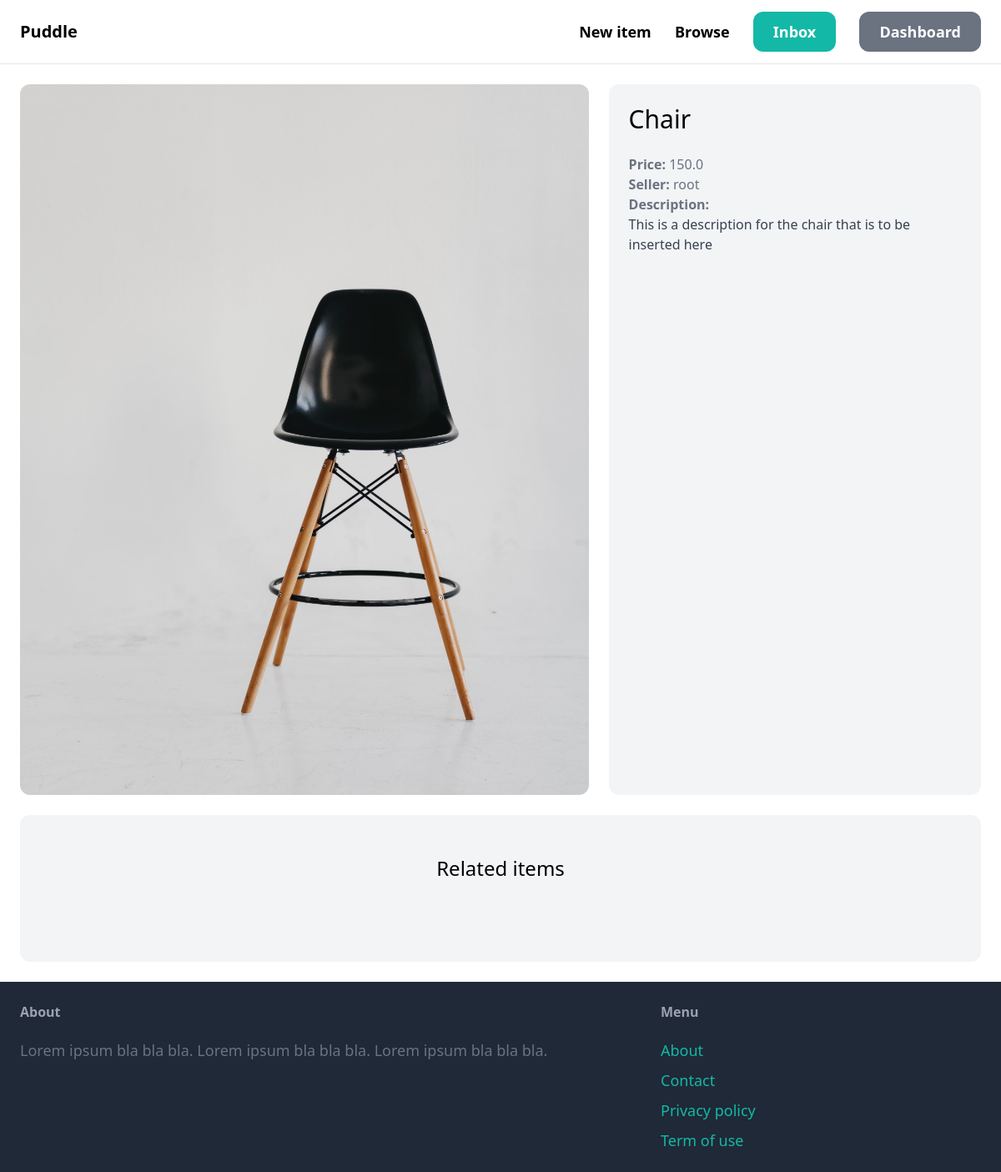
Screenshot of /items/2/ with the database file from the repository.
### item/models.py (models this page shows)
class Item(models.Model):
    name = models.CharField(max_length=255)
    description = models.TextField(blank=True, null=True)
    price = models.FloatField()
    is_sold = models.BooleanField(default=False)
    created_at = models.DateTimeField(auto_now_add=True)
    created_by = models.ForeignKey(User, related_name="items", on_delete=models.CASCADE)
    category = models.ForeignKey(Category, related_name="items",on_delete=models.CASCADE)
    image = models.ImageField(upload_to="item_images", blank=True, null=True)

### item/views.py (the view)
# urls.py: path('<int:pk>/', views.details, name="detail")
def details(request, pk):
    item = get_object_or_404(Item, pk=pk)
    related_items = Item.objects.filter(category = item.category, is_sold=False).exclude(pk=pk)[0:3]
    return render(request, 'item/detail.html', {
        'item': item,
        'related_items': related_items,
    })

### item/templates/item/detail.html (shortened to what this page needs)
{% extends 'core/base.html' %}
{% block content %}
<div class="grid grid-cols-5 gap-6">
    <div class="col-span-3">
        <img src="{{ item.image.url }}" class="rounded-xl">
    </div>
    <div class="col-span-2 p-6 bg-gray-100 rounded-xl">
        <h1 class="mb-6 text-3xl">{{ item.name }}</h1>
        <p class="text-gray-500"><strong>Price: </strong>{{ item.price }}</p>
        <p class="text-gray-500"><strong>Seller: </strong>{{ item.created_by.username }}</p>
        {% if item.description %}
            <p class="text-gray-700">
                <strong class="text-gray-500">Description:</strong><br>
                {{ item.description }}
            </p>
        {% endif %}
    </div>
</div>
<div class="mt-6 px-6 py-12 bg-gray-100 rounded-xl">
    <h2 class="mb-12 text-2xl text-center">Related items</h2>
</div>
{% endblock %}

### rows the page displays
Item: image (picture), name "Chair", price "150.0", created_by.username "root", description "This is a description for the chair that is to be inserted here"
